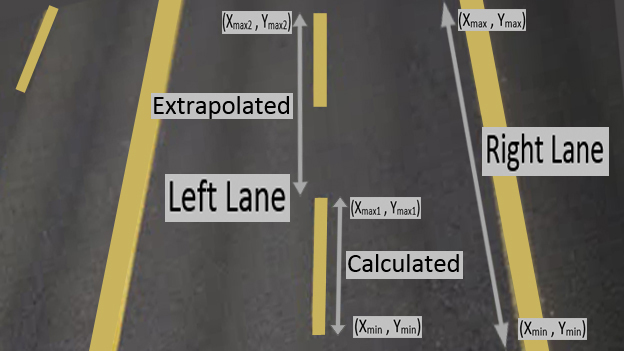
#> input picture examples/extrapolation (2).jpg, 624 x 351 px
$ python -i Lane_Lines_Finding.py   (imports and definitions only)
#> lines starting #> are read from the running program, lines starting #| are printed output that depends on the picture; after the words box and inside, x2 and y2 are one past the last pixel; in counts of white or black regions, pixels touching at a corner belong together
#%%
#importing some useful packages
import numpy as np
import cv2
#import math
#%matplotlib inline
#%%
def grayscale(img):
    """Applies the Grayscale transform
    This will return an img with only one color channel
    but NOTE: to see the returned img as grayscale
    you should call plt.imshow(gray, cmap='gray')"""
    return cv2.cvtColor(img, cv2.COLOR_RGB2GRAY)
    # Or use BGR2GRAY if you read an img with cv2.imread()
    # return cv2.cvtColor(img, cv2.COLOR_BGR2GRAY)
#%%
def canny(img, low_threshold, high_threshold):
    """Applies the Canny transform"""
    return cv2.Canny(img, low_threshold, high_threshold)
#%%
def gaussian_blur(img, kernel_size):
    """Applies a Gaussian Noise kernel"""
    return cv2.GaussianBlur(img, (kernel_size, kernel_size), 0)
#%%
def RoI(img, vertices):
    """
    Applies an img mask.
    Only keeps the region of the img defined by the polygon
    formed from `vertices`. The rest of the img is set to black.
    """
#defining a blank mask to start with
    mask = np.zeros_like(img)
#defining a 3 channel or 1 channel color to fill the mask with depending on the input img
    if len(img.shape) > 2:
        channel_count = img.shape[2]  # i.e. 3 or 4 depending on your img
        ignore_mask_color = (255,) * channel_count
    else:
        ignore_mask_color = 255
    #filling pixels inside the polygon defined by "vertices" with the fill color
    cv2.fillPoly(mask, vertices, ignore_mask_color)
    #returning the img only where mask pixels are nonzero
    masked_img = cv2.bitwise_and(img, mask)
    return masked_img
#%%
def draw_lines(img, lines, color=[255, 0, 0], thickness=10):
    """
    NOTE: this is the function you might want to use as a starting point once you want to
    average/extrapolate the line segments you detect to map out the full
    extent of the lane (going from the result shown in raw-lines-example.mp4
    to that shown in P1_example.mp4).
    Think about things like separating line segments by their
    slope ((y2-y1)/(x2-x1)) to decide which segments are part of the left
    line vs. the right line.  Then, you can average the position of each of
    the lines and extrapolate to the top and bottom of the lane.
    This function draws `lines` with `color` and `thickness`.
    Lines are drawn on the img inplace (mutates the img).
    If you want to make the lines semi-transparent, think about combining
    this function with the weighted_img() function below
    """
    for line in lines:
        for x1,y1,x2,y2 in line:
            cv2.line(img, (x1, y1), (x2, y2), color, thickness)
#%%
def hough_lines(img, rho, theta, threshold, min_line_len, max_line_gap):
    """
    `img` should be the output of a Canny transform.
    Returns an img with hough lines drawn.
    """
    lines = cv2.HoughLinesP(img, rho, theta, threshold, np.array([]), minLineLength=min_line_len, maxLineGap=max_line_gap)
    line_img = np.zeros((*img.shape, 3), dtype=np.uint8)
    draw_lines(line_img, lines)
    return line_img
#%%
# Python 3 has support for cool math symbols.
def weighted_img(img, initial_img, α=0.8, β=1., λ=0):
    """
    `img` is the output of the hough_lines(), An img with lines drawn on it.
    Should be a blank img (all black) with lines drawn on it.
    `initial_img` should be the img before any processing.
    The result img is computed as follows:
        initial_img * α + img * β + λ
        NOTE: initial_img and img must be the same shape!
    """
    return cv2.addWeighted(initial_img, α, img, β, λ)
#%%
#Removing outlier slopes from the averaging performed below in lane_lines
def remove_outliers(slopes, m = 2):
    med = np.mean(slopes)
    stand_dev = np.std(slopes)
    for slope in slopes:
        if abs(slope - med) > (m * stand_dev):
           slopes.remove(slope)
    return slopes
#%%
def extrapolaing_lines(line_img, lines):
    left_lines = []
    left_slopes = []
    right_lines = []
    right_slopes = []
    for line in lines:
            for x1,y1,x2,y2 in line:
                slope = (y2-y1)/(x2-x1)
                if slope < 0:
                    left_lines.append(line)
                    left_slopes.append(slope)
                else:
                    right_lines.append(line)
                    right_slopes.append(slope)

    #Average line positions
    avg_left_pos = [sum(col)/len(col) for col in zip(*left_lines)]
    avg_right_pos = [sum(col)/len(col) for col in zip(*right_lines)]

    #Remove slope outliers, and take the average
    avg_left_slope = np.mean(remove_outliers(left_slopes))
    avg_right_slope = np.mean(remove_outliers(right_slopes))

    #Extrapolate to our mask boundaries - up to 325, down to 539
    avg_left_line = []
    for x1,y1,x2,y2 in avg_left_pos:
        x = int(np.mean([x1, x2])) #Midpoint x
        y = int(np.mean([y1, y2])) #Midpoint y
        slope = avg_left_slope
        b = -(slope * x) + y #Solving y=mx+b for b
        avg_left_line = [int((325-b)/slope), 325, int((539-b)/slope), 539] #Line for the img

    #Same thing for the right side
    avg_right_line = []
    for x1,y1,x2,y2 in avg_right_pos:
        x = int(np.mean([x1, x2]))
        y = int(np.mean([y1, y2]))
        slope = avg_right_slope
        b = -(slope * x) + y
        avg_right_line = [int((325-b)/slope), 325, int((539-b)/slope), 539]

    lines = [[avg_left_line], [avg_right_line]]

    draw_lines(line_img, lines)
    return line_img

    # Transparent lines
#%%
#Importing the imgs, and let's take a look at what we have!
#The below function tries to combine the helper functions as necessary
#Gray-scale, smoothing, canny edge, masking, hough-transform
#Then take the resulting lines and slopes, remove outliers
#Finally, extrapolate the lines based on the average slope and midpoint of the average lane line on each side
def lane_lines(img):
    #Gray-scale it
    gray = grayscale(img)

    #Smooth it a bit with Gaussian Blur
    kernel_size = 9
    blur_gray = gaussian_blur(gray, kernel_size)

    #Add in the canny edge detection
    low_threshold = 90
    high_threshold = 180
    edges = canny(blur_gray, low_threshold, high_threshold)

    # Now the masking
    imshape = img.shape
    vertices = np.array([[(0,imshape[0]),(450, 325), (550, 325), (imshape[1],imshape[0])]], dtype=np.int32)
    masked_edges = RoI(edges, vertices)

    # Define the Hough transform parameters
    # Make a blank the same size as our img to draw on
    rho = 5 # distance resolution in pixels of the Hough grid
    theta = np.pi/30 # angular resolution in radians of the Hough grid
    threshold = 50     # minimum number of votes (intersections in Hough grid cell)
    min_line_len = 25 #minimum number of pixels making up a line
    max_line_gap = 25    # maximum gap in pixels between connectable line segments

    # Run Hough on edge detected img
    # Output "lines" is an array containing endpoints of detected line segments
    lines = cv2.HoughLinesP(masked_edges, rho, theta, threshold, np.array([]), min_line_len, max_line_gap)
    #Make lists of the lines and slopes for averaging
    line_img = np.copy(img)*0 # creating a blank to draw lines on

    extrapolaing_lines(line_img, lines)
    line_edges = weighted_img(img = line_img, initial_img = img, α=0.8, β=1, λ=0)

    return line_edges

>>> import cv2
>>> picture = cv2.cvtColor(cv2.imread('examples/extrapolation (2).jpg'), cv2.COLOR_BGR2RGB)
>>> result = lane_lines(picture)
#> in grayscale, `return cv2.cvtColor(img, cv2.COLOR_RGB2GRAY)`:
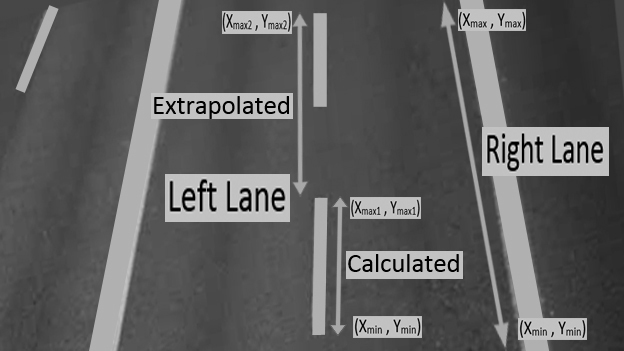
#> returned value: shape (351, 624); min 0, max 239, mean 93.2
#> in gaussian_blur, `return cv2.GaussianBlur(img, (kernel_size, kernel_size), 0)`:
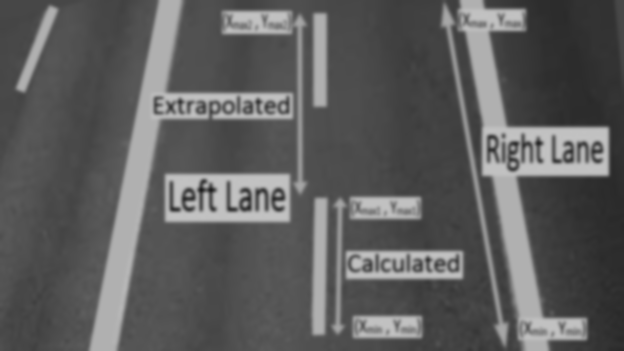
#> returned value: shape (351, 624); min 31, max 195, mean 93.2
#> in canny, `return cv2.Canny(img, low_threshold, high_threshold)`:
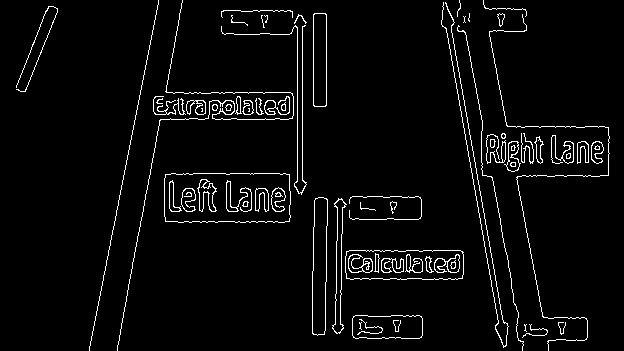
#> returned value: shape (351, 624); 3.9% white in thin lines or dots
#> in RoI, `cv2.fillPoly(mask, vertices, ignore_mask_color)`:
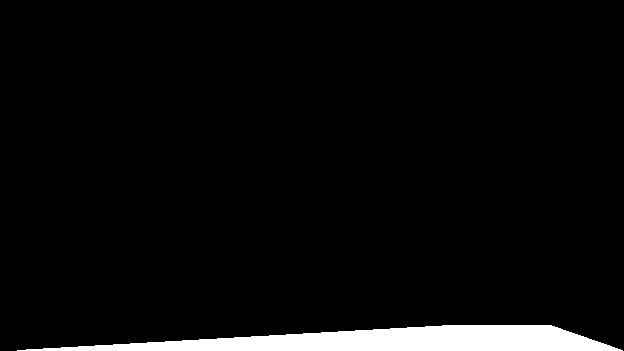
#> mask: shape (351, 624); 4.3% white; 1 white region, box (x1, y1, x2, y2) and area: (17, 325, 623, 351) 9419
#> in RoI, `masked_img = cv2.bitwise_and(img, mask)`:
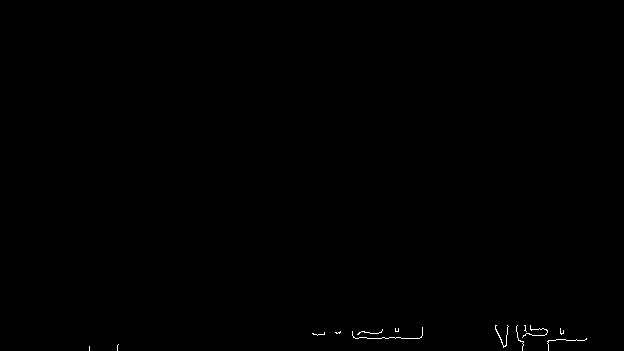
#> masked_img: shape (351, 624); 0.17% white in thin lines or dots, all inside (x1, y1, x2, y2) = (89, 325, 587, 351)
#> in lane_lines, `lines = cv2.HoughLinesP(masked_edges, rho, theta, threshold, np.array(..`: lines = [[501, 342, 548, 342], [497, 333, 563, 333], [382, 329, 422, 329], [548, 340, 584, 340], [395, 328, 422, 328], [495, 329, 560, 329], [498, 335, 544, 335], [335, 332, 395, 338], [353, 336, 379, 338], [382, 330, 422, 334], [355, 338, 419, 338]]
#> in lane_lines, `line_img = np.copy(img)*0`: line_img: shape (351, 624, 3); every value is 0
#> the loop in extrapolaing_lines, `for line in lines:` made 11 passes
#> after the loop in extrapolaing_lines, `for line in lines:`: left_lines = []; right_lines = 11 items, first 6: [[501, 342, 548, 342]], [[497, 333, 563, 333]], [[382, 329, 422, 329]], [[548, 340, 584, 340]], [[395, 328, 422, 328]], [[495, 329, 560, 329]]; right_slopes = [0, 0, 0, 0, 0, 0, 0, 0.1, 0.0769, 0.1, 0]
#> in extrapolaing_lines, `avg_left_pos = [sum(col)/len(col) for col in zip(*left_lines)]`: avg_left_pos = []
#> in extrapolaing_lines, `avg_right_pos = [sum(col)/len(col) for col in zip(*right_lines)]`: avg_right_pos = [[431, 333.8, 478, 334.9]]
#> in remove_outliers, `med = np.mean(slopes)`: med = nan
#> after the loop in remove_outliers, `for slope in slopes:`: slopes = []
#> in extrapolaing_lines, `avg_left_slope = np.mean(remove_outliers(left_slopes))`: avg_left_slope = nan
#> the loop in remove_outliers (call 2), `for slope in slopes:` made 11 passes
#> slope on passes 2 to 11: 0, 0, 0, 0, 0, 0, 0.1, 0.0769, 0.1, 0
#> in extrapolaing_lines, `avg_right_slope = np.mean(remove_outliers(right_slopes))`: avg_right_slope = 0.0252
#> the loop in extrapolaing_lines, `for x1,y1,x2,y2 in avg_right_pos:` made 1 pass
#> (x1, y1, x2, y2, x, y, slope, b) on pass 1: (431, 333.8, 478, 334.9, 454, 334, 0.0252, 322.6)
#> in extrapolaing_lines, `lines = [[avg_left_line], [avg_right_line]]`: lines = [[[]], [[96, 325, 8597, 539]]]
#> the loop in draw_lines, `for line in lines:` made 1 pass
#> line on pass 1: [[]]
#> (the run stopped early here; a loop or call above may not have finished)
